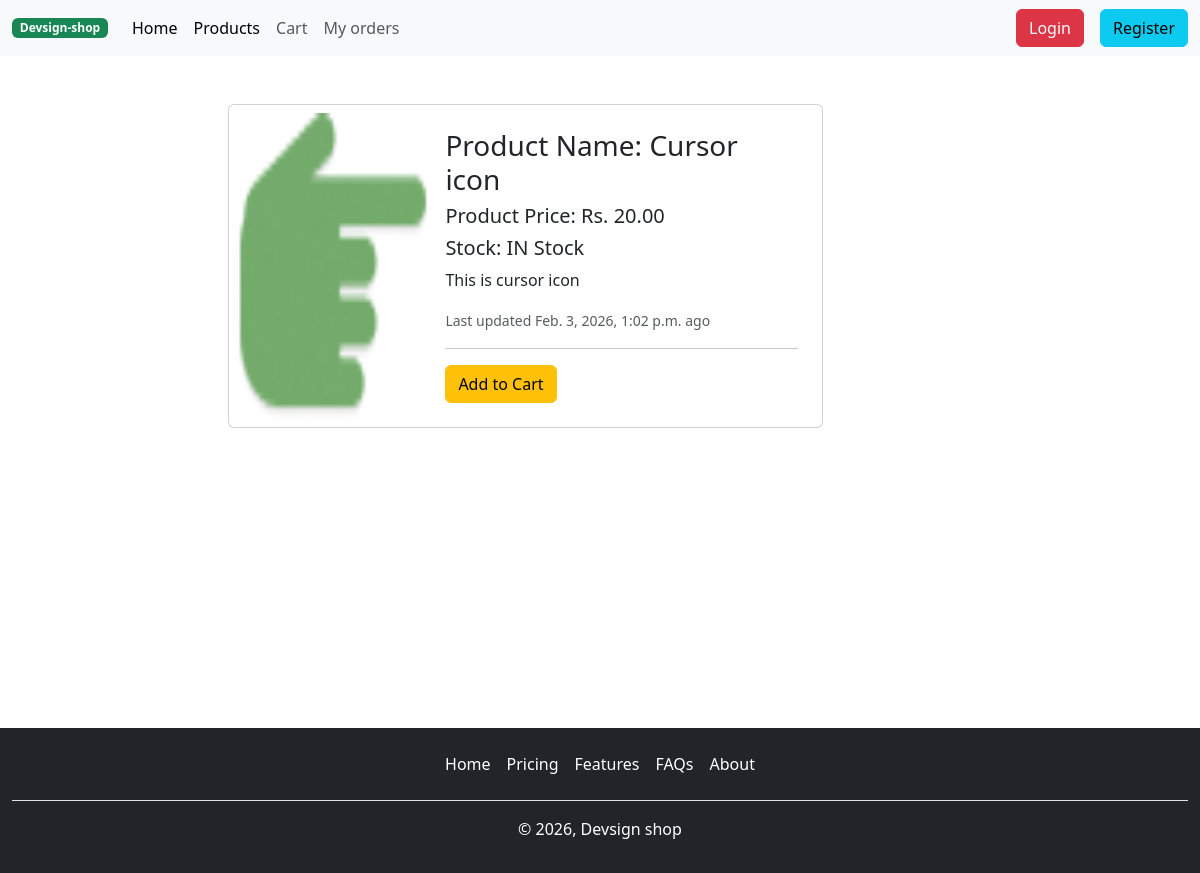
Page /2/ on the committed database.
### product/models.py (models this page shows, shortened)
class Product(models.Model):
    category = models.ForeignKey(Category, on_delete=models.CASCADE)
    product_name = models.CharField(max_length=200)
    product_price = models.DecimalField(max_digits=10, decimal_places=2,validators=[validate_less_than_0])
    product_description = models.TextField()
    product_image = models.ImageField(upload_to='products', blank=True, null=True)
    in_stock = models.BooleanField(default=True)
    created_at = models.DateTimeField(auto_now_add=True)
    updated_at = models.DateTimeField(default=timezone.now)

### accounts/auth.py (the view)
    def wrapper_func(request,*args,**kwargs):
        if request.user.is_staff:
            return redirect('dashboard')
        else:
            return func(request,*args,**kwargs)

### accounts/auth.py (called while the page is built)
def user_only(func):
    def wrapper_func(request,*args,**kwargs):
        if request.user.is_staff:
            return redirect('dashboard')
        else:
            return func(request,*args,**kwargs)
    return wrapper_func

### shop/views.py (called while the page is built)
@user_only
def get_individual_product(request,product_id):
    product = Product.objects.get(id=product_id)
    return render(request, 'shop/single-product.html',{'product': product})

### shop/templates/shop/single-product.html (shortened to what this page needs)
<!doctype html>
{% extends "user-layout.html" %}
{% block main-content %}
<div class="container">
    <div class="d-flex justify-content-center align-items-center my-5">
        <div class="col-md-8">
            <div class="card mb-3" style="max-width: 80%;">
  <div class="row g-0 p-2">
    <div class="col-md-4">
      <img src="{{product.product_image.url}}" class="img-fluid rounded-start" alt="{{product.product_name}}" style="height: 100%;">
    </div>
    <div class="col-md-8">
      <div class="card-body">
        <h3 class="card-title">Product Name: {{product.product_name}}</h3>
        <h5 class="card-text">Product Price: Rs. {{product.product_price}}</h5>
        <h5 class="card-text">Stock: {% if product.in_stock %} IN Stock {% else %} Out of Stock {% endif %}</h5>
        <p class="card-text">{{product.product_description}}</p>
        <p class="card-text"><small class="text-body-secondary">Last updated {{product.updated_at}} ago</small></p>
        <hr>
        <a href="{% url 'add-to-cart' product.id %}" class="btn btn-warning">Add to Cart</a>
      </div>
    </div>
  </div>
</div>
        </div>
    </div>
</div>
{% endblock %}

### rows in the picture
Product: product_image (picture), product_name "Cursor icon", product_price "20.00", product_description "This is cursor icon", updated_at "Feb. 3, 2026, 1:02 p.m."
